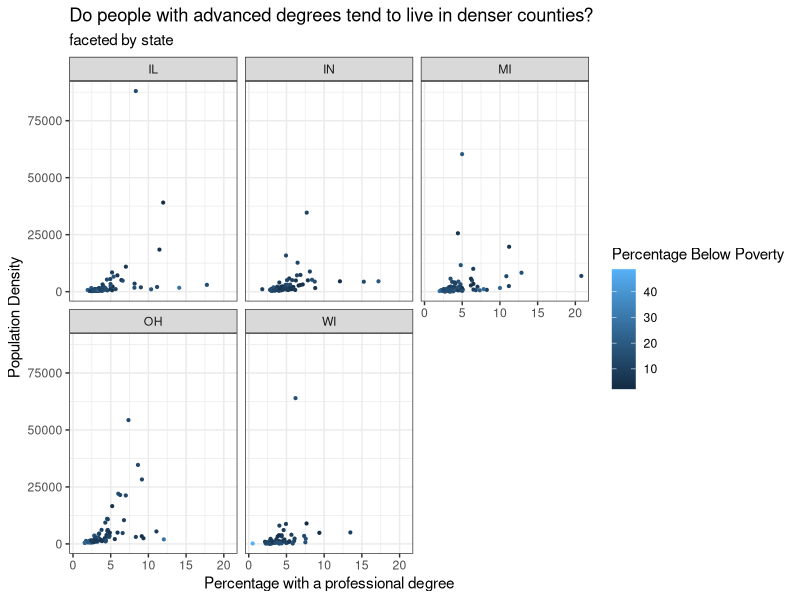

R code for this plot:
## ---- chunk 1
library(tidyverse)
library(viridis)
## ---- chunk 2
ggplot(data = midwest) + 
  geom_point(mapping = aes(x = percprof, y = popdensity, color = percbelowpoverty), size = .75) + 
  facet_wrap(~ state, nrow = 2) +
  theme_bw() +
  labs(title = "Do people with advanced degrees tend to live in denser counties?",
       subtitle = "faceted by state",
         x = "Percentage with a professional degree", y = "Population Density", color = "Percentage Below Poverty")
